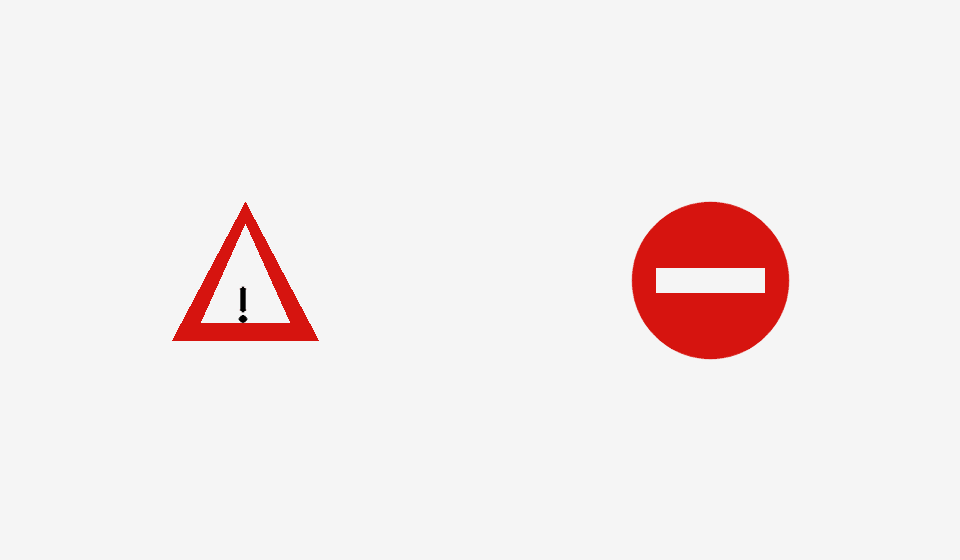
#> input picture Lab05/images/test_02.png, 960 x 560 px, given in place of the camera
$ jupyter execute Task4.1_Red_Marker_Detection.ipynb   (text cells are left out)
#> lines starting #> are read from the running program, lines starting #| are printed output that depends on the picture; after the words box and inside, x2 and y2 are one past the last pixel; in counts of white or black regions, pixels touching at a corner belong together
[cell 1]
import cv2
import numpy as np
import time
from IPython.display import display, Image

DEVICE = "/dev/video0"
cap = cv2.VideoCapture(DEVICE, cv2.CAP_V4L2)
try:
    if not cap.isOpened():
        print("ERROR: Cannot open camera:", DEVICE)
    else:
        cap.set(cv2.CAP_PROP_FRAME_WIDTH, 640)
        cap.set(cv2.CAP_PROP_FRAME_HEIGHT, 480)
        frame = None
        # Warm up automatic exposure before capturing the test image.
        for _ in range(30):
            ret, img = cap.read()
            if ret and img is not None:
                frame = img
            time.sleep(0.05)
#> this loop made 30 passes
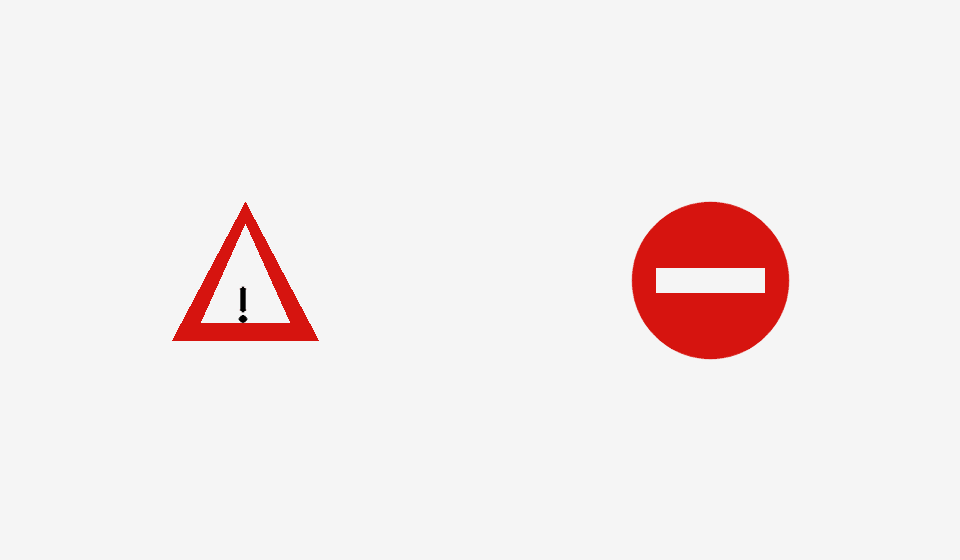
#> input picture Lab05/images/test_02.png, 960 x 560 px, given in place of the camera
        if frame is None:
            print("ERROR: No frame captured.")
        else:
            print("Frame shape:", frame.shape)
#| Frame shape: (560, 960, 3)
            hsv = cv2.cvtColor(frame, cv2.COLOR_BGR2HSV)
#> hsv: shape (560, 960, 3); mean H, S, V 0, 9.9, 243.6
#> frame is the input picture: shape (560, 960, 3); mean B, G, R 235.3, 235.5, 243.6
            # Combine the two HSV hue intervals used for red.
            hsv_mask = cv2.bitwise_or(
                cv2.inRange(hsv, (0, 100, 50), (10, 255, 255)),
                cv2.inRange(hsv, (170, 100, 50), (179, 255, 255))
            )
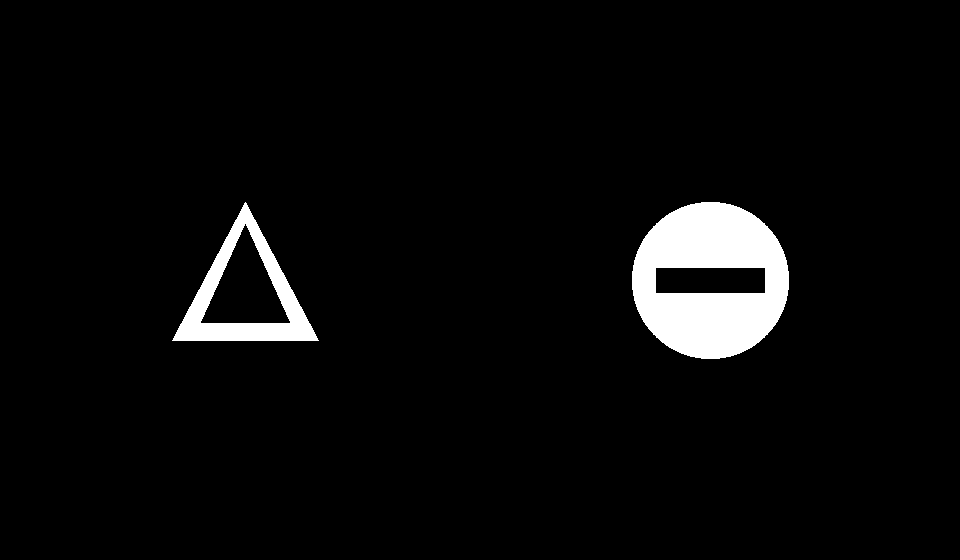
#> hsv_mask: shape (560, 960); 4.2% white; 2 white regions, box (x1, y1, x2, y2) and area: (632, 202, 789, 359) 16672, (172, 202, 319, 341) 5831
            b, g, r = [c.astype(np.int16) for c in cv2.split(frame)]
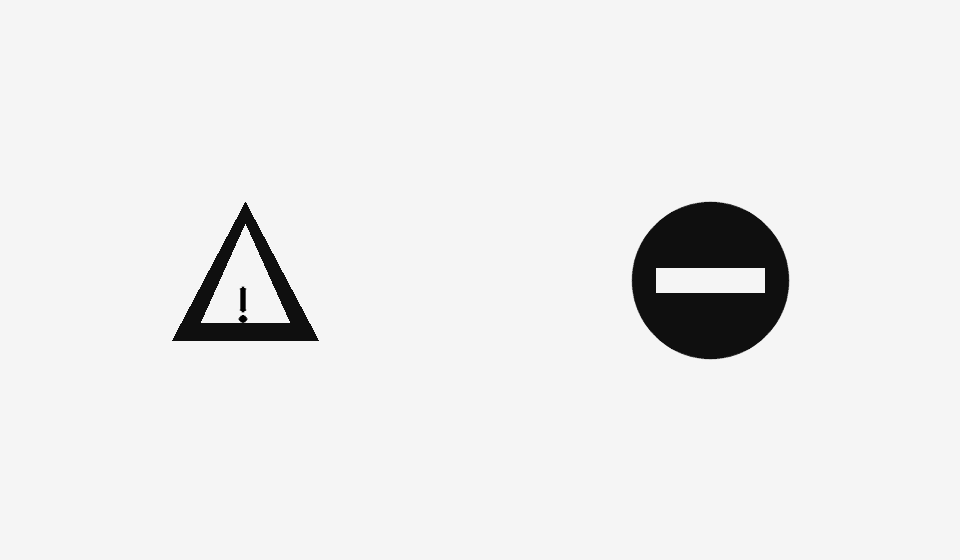
#> b: shape (560, 960) int16; min 0, max 245, mean 235.3
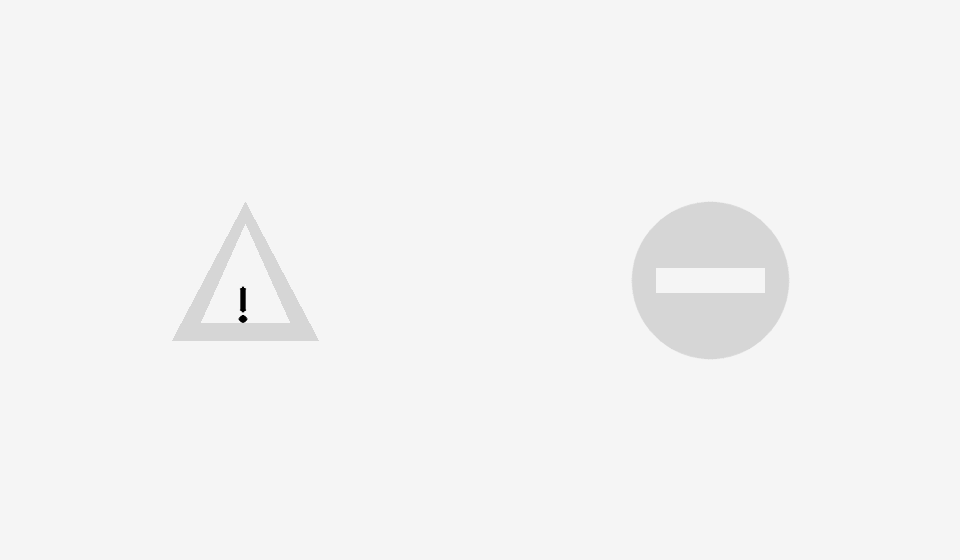
#> r: shape (560, 960) int16; min 0, max 245, mean 243.6
            # Signed conversion avoids unsigned overflow in channel differences.
            dominant = (r > g + 45) & (r > b + 45) & (r > 80)
#> dominant: shape (560, 960) bool; 4.2% white; 2 white regions, box (x1, y1, x2, y2) and area: (632, 202, 789, 359) 16808, (172, 202, 319, 341) 5831
            mask = cv2.bitwise_and(hsv_mask, dominant.astype(np.uint8) * 255)
            kernel = np.ones((3, 3), dtype=np.uint8)
            mask = cv2.morphologyEx(mask, cv2.MORPH_OPEN, kernel)
#> mask: shape (560, 960); 4.2% white; 2 white regions, box (x1, y1, x2, y2) and area: (632, 202, 789, 359) 16672, (173, 203, 318, 341) 5828
            mask = cv2.morphologyEx(mask, cv2.MORPH_CLOSE, kernel)
#> mask: shape (560, 960); 4.2% white; 2 white regions
            contours, _ = cv2.findContours(
                mask, cv2.RETR_EXTERNAL, cv2.CHAIN_APPROX_SIMPLE
            )
#> contours = 2 contours; box (x1, y1, x2, y2) and area: (632, 202, 789, 359) 19172, (173, 203, 318, 341) 10072
            result = frame.copy()
            count = 0
            for contour in contours:
                if cv2.contourArea(contour) < 80:
                    continue
                x, y, w, h = cv2.boundingRect(contour)
                # Marker-specific filter: assume the colored region is vertical.
                if h / float(max(w, 1)) < 1.5:
                    continue
                cv2.rectangle(result, (x, y), (x+w, y+h), (0, 0, 255), 2)
                cv2.putText(result, "RED", (x, max(15, y-8)),
                            cv2.FONT_HERSHEY_SIMPLEX, 0.5, (0, 0, 255), 1)
                count += 1
#> this loop made 2 passes
#> (x, y, w, h) on passes 1 to 2: (173, 203, 145, 138), (632, 202, 157, 157)
#> after the loop, count = 0
            print("Red regions detected:", count)
#| Red regions detected: 0
            # Show original frame, binary mask, and annotated result.
            mask_bgr = cv2.cvtColor(mask, cv2.COLOR_GRAY2BGR)
#> mask_bgr: shape (560, 960, 3); 4.2% white; 2 white regions, box (x1, y1, x2, y2) and area: (632, 202, 789, 359) 16672, (173, 203, 318, 341) 5834
            panel = np.hstack([
                cv2.resize(im, (320, 240))
                for im in (frame, mask_bgr, result)
            ])
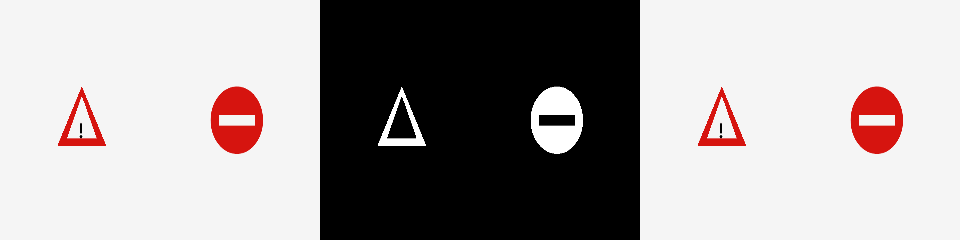
#> panel: shape (240, 960, 3); mean B, G, R 160.4, 160.6, 166
            ok, jpg = cv2.imencode(".jpg", panel)
#> jpg = 17588 values, max 255 at index 0, min 0 at index 4, mean 121.1
            if ok:
                display(Image(data=jpg.tobytes()))
finally:
    # Release the camera on success and on errors.
    cap.release()
    print("Camera released.")

$ run again, on Lab05/images/traffic_signs.png
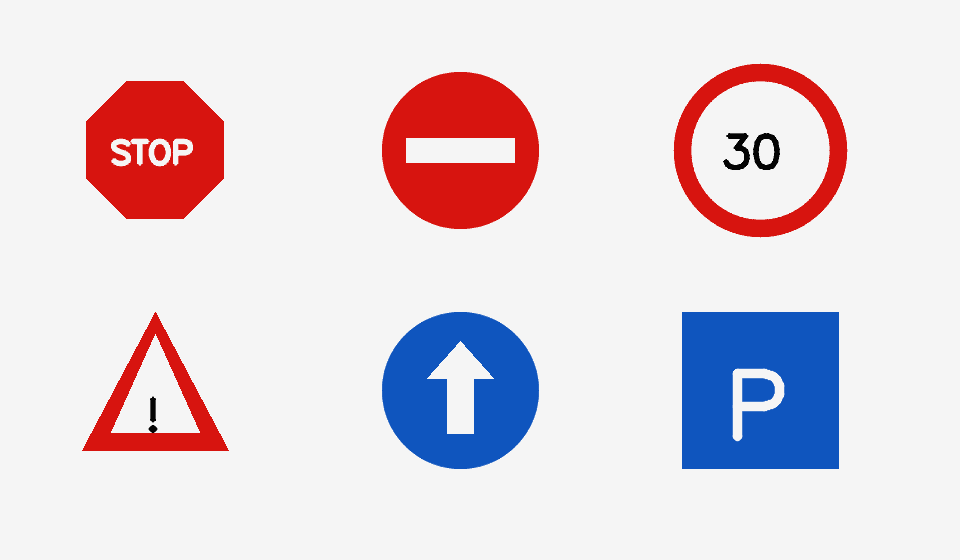
#> input picture Lab05/images/traffic_signs.png, 960 x 560 px, given in place of the camera
#> the loop `for _ in range(30):` made 30 passes
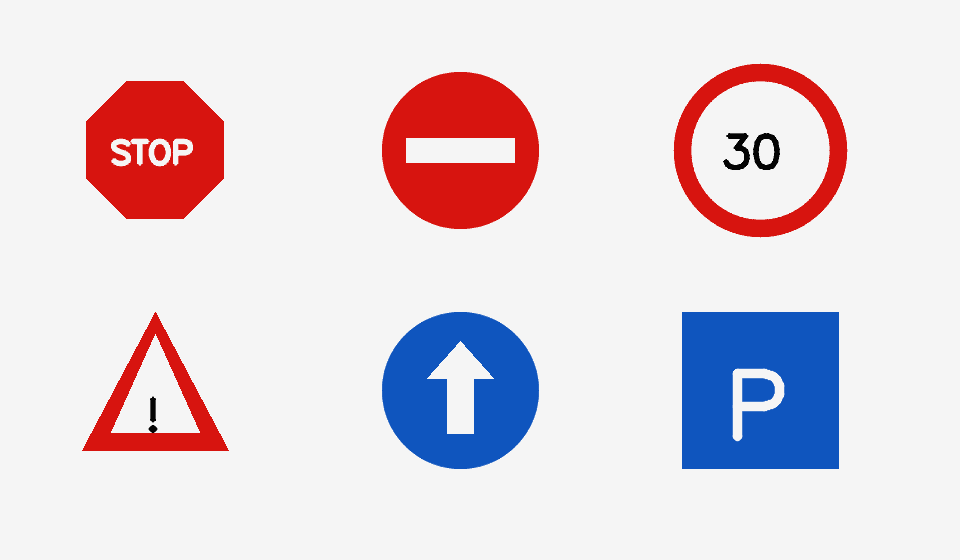
#> input picture Lab05/images/traffic_signs.png, 960 x 560 px, given in place of the camera
#| Frame shape: (560, 960, 3)
#> hsv: shape (560, 960, 3); mean H, S, V 8.1, 37.4, 237.9
#> frame is the input picture: shape (560, 960, 3); mean B, G, R 220.9, 213.6, 225
#> `hsv_mask = cv2.bitwise_or( cv2.inRange(hsv, (0, 100, 50), (10, 255, 25..`:
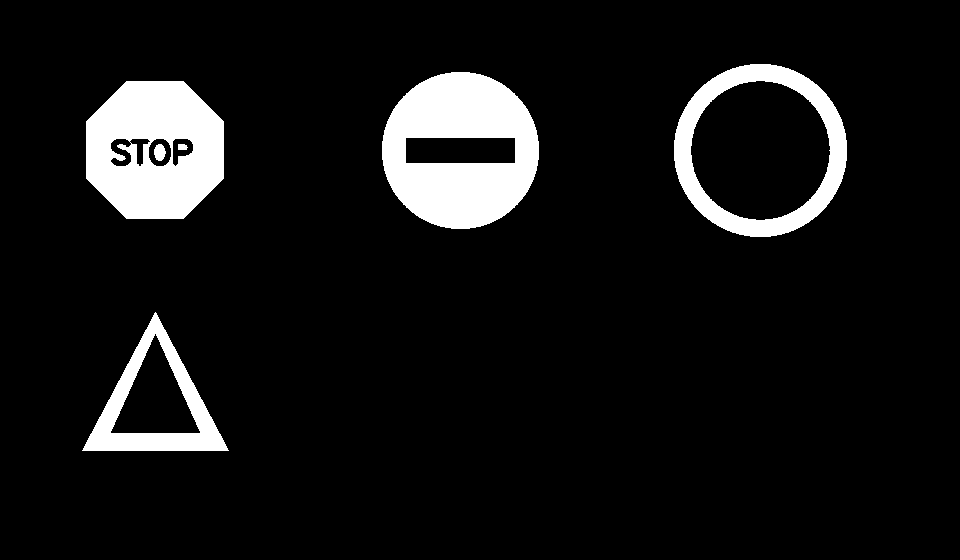
#> hsv_mask: shape (560, 960); 8.5% white; 6 white regions, box (x1, y1, x2, y2) and area: (382, 72, 539, 229) 16672, (86, 81, 224, 219) 14373, (674, 64, 847, 237) 8533, (82, 312, 229, 451) 5831, (154, 144, 166, 161) 155, (178, 144, 188, 150) 53
#> dominant: shape (560, 960) bool; 8.6% white; 6 white regions, box (x1, y1, x2, y2) and area: (382, 72, 539, 229) 16808, (86, 81, 224, 219) 14472, (673, 63, 848, 238) 8786, (82, 312, 229, 451) 5831, (154, 144, 166, 161) 161, (178, 144, 188, 150) 56
#> contours = 4 contours; box (x1, y1, x2, y2) and area: (674, 64, 847, 237) 23336, (382, 72, 539, 229) 19172, (86, 81, 224, 219) 15569, (83, 313, 228, 451) 10072
#> the loop `for contour in contours:` made 4 passes
#> (x, y, w, h) on passes 1 to 4: (83, 313, 145, 138), (86, 81, 138, 138), (382, 72, 157, 157), (674, 64, 173, 173)
#> after the loop `for contour in contours:`: count = 0
#| Red regions detected: 0
#> mask_bgr: shape (560, 960, 3); 8.5% white; 6 white regions, box (x1, y1, x2, y2) and area: (382, 72, 539, 229) 16672, (86, 81, 224, 219) 14358, (674, 64, 847, 237) 8532, (83, 313, 228, 451) 5834, (154, 144, 166, 161) 155, (178, 144, 187, 150) 52
#> `panel = np.hstack([ cv2.resize(im, (320, 240)) for im in (frame, mask_..`:
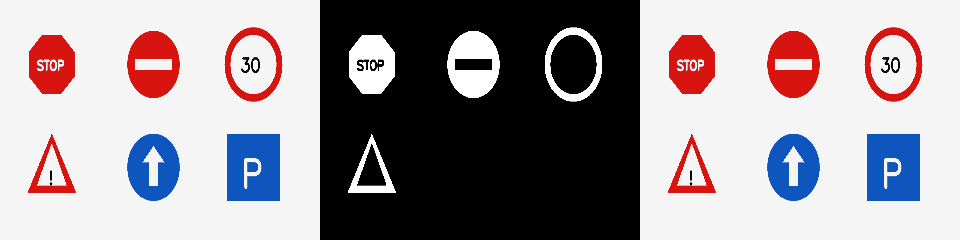
#> panel: shape (240, 960, 3); mean B, G, R 154.5, 149.6, 157.1
